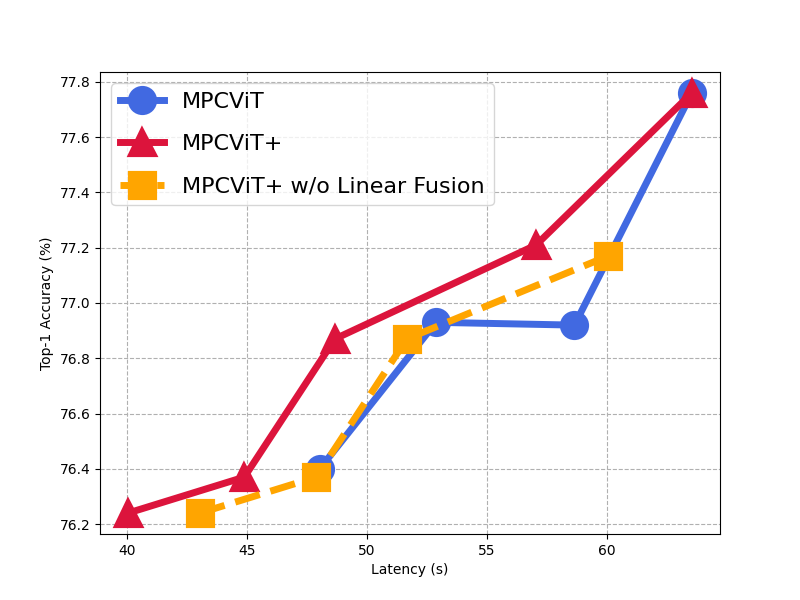

Python code for this plot:
import matplotlib.pyplot as plt

plt.figure(figsize=(8, 6))

# crimson royalblue

mpcvit_kd_lat = [48.03, 52.88, 58.66, 63.56]
mpcvit_kd_acc = [76.40, 76.93, 76.92, 77.76]
plt.plot(mpcvit_kd_lat, mpcvit_kd_acc, linewidth=5, linestyle='-', c='royalblue', marker='o', markersize=18, markerfacecolor='royalblue', markeredgewidth=3, label='MPCViT')

mpcvitplus_kd_lat = [48.03-8, 52.88-8, 58.66-10, 63.56-6.5, 63.56]
mpcvitplus_kd_acc = [76.24, 76.37, 76.87, 77.21, 77.76]
plt.plot(mpcvitplus_kd_lat, mpcvitplus_kd_acc, linewidth=5, linestyle='-', c='crimson', marker='^', markersize=18, markeredgewidth=3, markerfacecolor='crimson', label='MPCViT+')

mpcvitplus_kd_lat = [48.03-5, 52.88-5, 58.66-7, 63.56-3.5]
mpcvitplus_kd_acc = [76.24, 76.37, 76.87, 77.17]  
plt.plot(mpcvitplus_kd_lat, mpcvitplus_kd_acc, linewidth=5, linestyle='--', c='orange', marker='s', markersize=18, markerfacecolor='orange', markeredgewidth=3, label='MPCViT+ w/o Linear Fusion')

plt.xlabel('Latency (s)')
plt.ylabel('Top-1 Accuracy (%)')
plt.grid(linestyle='--')
plt.legend(labelspacing=1, prop={'size': 16})
plt.show()
plt.savefig('./mpcvit+_cifar100.png')